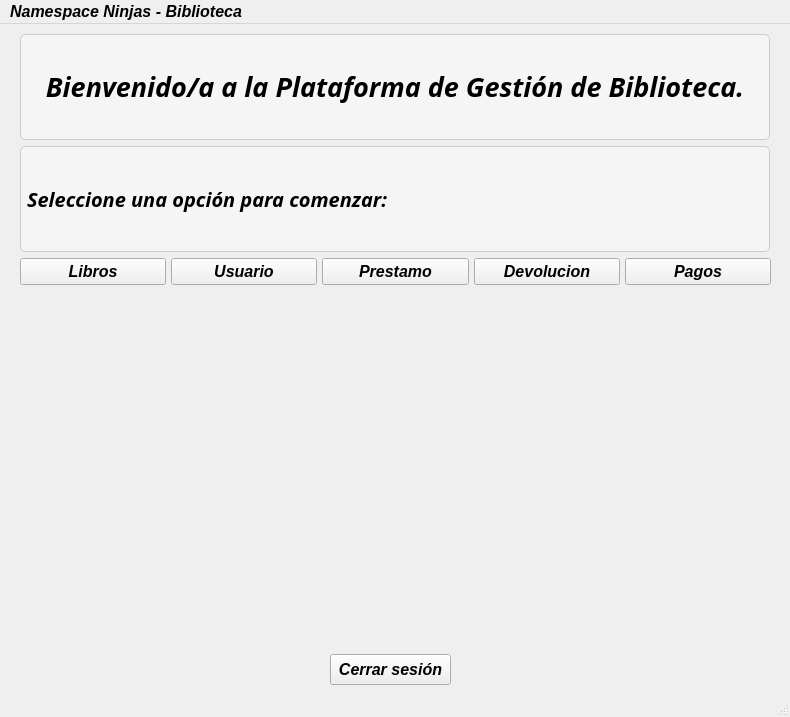
<?xml version="1.0" encoding="UTF-8"?>
<ui version="4.0">
 <class>MainWindow</class>
 <widget class="QMainWindow" name="MainWindow">
  <property name="geometry">
   <rect>
    <x>0</x>
    <y>0</y>
    <width>790</width>
    <height>717</height>
   </rect>
  </property>
  <property name="font">
   <font>
    <pointsize>12</pointsize>
    <italic>true</italic>
    <bold>true</bold>
    <underline>false</underline>
   </font>
  </property>
  <property name="windowTitle">
   <string>Biblioteca</string>
  </property>
  <property name="autoFillBackground">
   <bool>false</bool>
  </property>
  <property name="styleSheet">
   <string notr="true"/>
  </property>
  <widget class="QWidget" name="centralwidget">
   <widget class="QWidget" name="verticalLayoutWidget">
    <property name="geometry">
     <rect>
      <x>20</x>
      <y>10</y>
      <width>751</width>
      <height>251</height>
     </rect>
    </property>
    <layout class="QVBoxLayout" name="verticalLayout">
     <item>
      <widget class="QLabel" name="label">
       <property name="minimumSize">
        <size>
         <width>100</width>
         <height>0</height>
        </size>
       </property>
       <property name="maximumSize">
        <size>
         <width>750</width>
         <height>16777215</height>
        </size>
       </property>
       <property name="styleSheet">
        <string notr="true">QLabel {
color: black;
       font-size: 14px;        
       padding: 5px;           
       background-color: #f5f5f5; 
       border: 1px solid #ccc;   
       border-radius: 5px;      
       text-align: center;      
    }</string>
       </property>
       <property name="text">
        <string>&lt;html&gt;&lt;head/&gt;&lt;body&gt;&lt;p&gt;&lt;span style=&quot; font-family: impact; ;font-size:20pt; font-weight:700;&quot;&gt;Bienvenido/a a la Plataforma de Gestión de Biblioteca.&lt;/span&gt;&lt;/p&gt;&lt;/body&gt;&lt;/html&gt;</string>
       </property>
       <property name="textFormat">
        <enum>Qt::TextFormat::AutoText</enum>
       </property>
       <property name="alignment">
        <set>Qt::AlignmentFlag::AlignCenter</set>
       </property>
       <property name="wordWrap">
        <bool>false</bool>
       </property>
       <property name="margin">
        <number>5</number>
       </property>
       <property name="indent">
        <number>1</number>
       </property>
      </widget>
     </item>
     <item>
      <widget class="QLabel" name="label_2">
       <property name="minimumSize">
        <size>
         <width>100</width>
         <height>0</height>
        </size>
       </property>
       <property name="maximumSize">
        <size>
         <width>750</width>
         <height>16777215</height>
        </size>
       </property>
       <property name="styleSheet">
        <string notr="true">QLabel {
color: black;
       font-size: 14px;        
       padding: 5px;           
       background-color: #f5f5f5; 
       border: 1px solid #ccc;   
       border-radius: 5px;      
       text-align: center;      
    }</string>
       </property>
       <property name="text">
        <string>&lt;html&gt;&lt;head/&gt;&lt;body&gt;&lt;p&gt;&lt;span style=&quot; font-family: impact; ;font-size:15pt; font-weight:500;&quot;&gt;Seleccione una opción para comenzar:&lt;/span&gt;&lt;/p&gt;&lt;/body&gt;&lt;/html&gt;</string>
       </property>
       <property name="textFormat">
        <enum>Qt::TextFormat::AutoText</enum>
       </property>
       <property name="alignment">
        <set>Qt::AlignmentFlag::AlignLeading|Qt::AlignmentFlag::AlignLeft|Qt::AlignmentFlag::AlignVCenter</set>
       </property>
       <property name="wordWrap">
        <bool>false</bool>
       </property>
       <property name="margin">
        <number>5</number>
       </property>
       <property name="indent">
        <number>1</number>
       </property>
      </widget>
     </item>
     <item>
      <layout class="QGridLayout" name="gridLayout">
       <property name="horizontalSpacing">
        <number>5</number>
       </property>
       <property name="verticalSpacing">
        <number>0</number>
       </property>
       <item row="0" column="1">
        <widget class="QPushButton" name="abrirVentanaUsuarios">
         <property name="text">
          <string>Usuario</string>
         </property>
        </widget>
       </item>
       <item row="0" column="4">
        <widget class="QPushButton" name="abrirVentanaPagos">
         <property name="text">
          <string>Pagos</string>
         </property>
        </widget>
       </item>
       <item row="0" column="3">
        <widget class="QPushButton" name="abrirVentanaDevoluciones">
         <property name="text">
          <string>Devolucion</string>
         </property>
        </widget>
       </item>
       <item row="0" column="0">
        <widget class="QPushButton" name="abrirVentanaLibros">
         <property name="styleSheet">
          <string notr="true"/>
         </property>
         <property name="text">
          <string>Libros</string>
         </property>
        </widget>
       </item>
       <item row="0" column="2">
        <widget class="QPushButton" name="abrirVentanaPrestamos">
         <property name="text">
          <string>Prestamo</string>
         </property>
        </widget>
       </item>
      </layout>
     </item>
    </layout>
   </widget>
   <widget class="QLabel" name="label_3">
    <property name="geometry">
     <rect>
      <x>20</x>
      <y>270</y>
      <width>751</width>
      <height>351</height>
     </rect>
    </property>
    <property name="styleSheet">
     <string notr="true">#label_3 {
background-image: url(:/new/prefix1/recursos/estante background.jpg);
background-repeat: no-repeat;
background-position: center;
}
</string>
    </property>
    <property name="text">
     <string/>
    </property>
   </widget>
   <widget class="QPushButton" name="botCerrarSesion">
    <property name="geometry">
     <rect>
      <x>330</x>
      <y>630</y>
      <width>121</width>
      <height>31</height>
     </rect>
    </property>
    <property name="text">
     <string>Cerrar sesión</string>
    </property>
   </widget>
  </widget>
  <widget class="QMenuBar" name="menubar">
   <property name="geometry">
    <rect>
     <x>0</x>
     <y>0</y>
     <width>790</width>
     <height>26</height>
    </rect>
   </property>
   <widget class="QMenu" name="menuNamespace_Ninjas">
    <property name="title">
     <string>Namespace Ninjas - Biblioteca</string>
    </property>
   </widget>
   <addaction name="menuNamespace_Ninjas"/>
  </widget>
  <widget class="QStatusBar" name="statusbar"/>
 </widget>
 <resources/>
 <connections/>
</ui>
